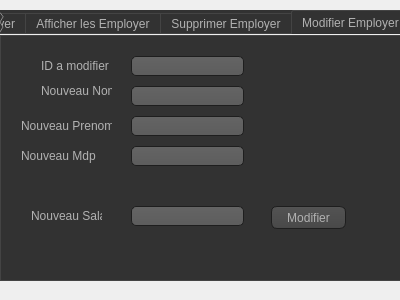
<?xml version="1.0" encoding="UTF-8"?>
<ui version="4.0">
 <class>mainwindows</class>
 <widget class="QDialog" name="mainwindows">
  <property name="geometry">
   <rect>
    <x>0</x>
    <y>0</y>
    <width>400</width>
    <height>300</height>
   </rect>
  </property>
  <property name="windowTitle">
   <string>Dialog</string>
  </property>
  <widget class="QTabWidget" name="tabWidget">
   <property name="geometry">
    <rect>
     <x>0</x>
     <y>10</y>
     <width>441</width>
     <height>271</height>
    </rect>
   </property>
   <property name="styleSheet">
    <string notr="true">QToolTip
{
     border: 1px solid black;
     background-color: #ffa02f;
     padding: 1px;
     border-radius: 3px;
     opacity: 100;
}

QWidget
{
    color: #b1b1b1;
    background-color: #323232;
}

QWidget:item:hover
{
    background-color: QLinearGradient( x1: 0, y1: 0, x2: 0, y2: 1, stop: 0 #ffa02f, stop: 1 #ca0619);
    color: #000000;
}

QWidget:item:selected
{
    background-color: QLinearGradient( x1: 0, y1: 0, x2: 0, y2: 1, stop: 0 #ffa02f, stop: 1 #d7801a);
}

QMenuBar::item
{
    background: transparent;
}

QMenuBar::item:selected
{
    background: transparent;
    border: 1px solid #ffaa00;
}

QMenuBar::item:pressed
{
    background: #444;
    border: 1px solid #000;
    background-color: QLinearGradient(
        x1:0, y1:0,
        x2:0, y2:1,
        stop:1 #212121,
        stop:0.4 #343434/*,
        stop:0.2 #343434,
        stop:0.1 #ffaa00*/
    );
    margin-bottom:-1px;
    padding-bottom:1px;
}

QMenu
{
    border: 1px solid #000;
}

QMenu::item
{
    padding: 2px 20px 2px 20px;
}

QMenu::item:selected
{
    color: #000000;
}

QWidget:disabled
{
    color: #404040;
    background-color: #323232;
}

QAbstractItemView
{
    background-color: QLinearGradient( x1: 0, y1: 0, x2: 0, y2: 1, stop: 0 #4d4d4d, stop: 0.1 #646464, stop: 1 #5d5d5d);
}

QWidget:focus
{
    /*border: 2px solid QLinearGradient( x1: 0, y1: 0, x2: 0, y2: 1, stop: 0 #ffa02f, stop: 1 #d7801a);*/
}

QLineEdit
{
    background-color: QLinearGradient( x1: 0, y1: 0, x2: 0, y2: 1, stop: 0 #4d4d4d, stop: 0 #646464, stop: 1 #5d5d5d);
    padding: 1px;
    border-style: solid;
    border: 1px solid #1e1e1e;
    border-radius: 5;
}

QPushButton
{
    color: #b1b1b1;
    background-color: QLinearGradient( x1: 0, y1: 0, x2: 0, y2: 1, stop: 0 #565656, stop: 0.1 #525252, stop: 0.5 #4e4e4e, stop: 0.9 #4a4a4a, stop: 1 #464646);
    border-width: 1px;
    border-color: #1e1e1e;
    border-style: solid;
    border-radius: 6;
    padding: 3px;
    font-size: 12px;
    padding-left: 5px;
    padding-right: 5px;
}

QPushButton:pressed
{
    background-color: QLinearGradient( x1: 0, y1: 0, x2: 0, y2: 1, stop: 0 #2d2d2d, stop: 0.1 #2b2b2b, stop: 0.5 #292929, stop: 0.9 #282828, stop: 1 #252525);
}

QComboBox
{
    selection-background-color: #ffaa00;
    background-color: QLinearGradient( x1: 0, y1: 0, x2: 0, y2: 1, stop: 0 #565656, stop: 0.1 #525252, stop: 0.5 #4e4e4e, stop: 0.9 #4a4a4a, stop: 1 #464646);
    border-style: solid;
    border: 1px solid #1e1e1e;
    border-radius: 5;
}

QComboBox:hover,QPushButton:hover
{
    border: 2px solid QLinearGradient( x1: 0, y1: 0, x2: 0, y2: 1, stop: 0 #ffa02f, stop: 1 #d7801a);
}


QComboBox:on
{
    padding-top: 3px;
    padding-left: 4px;
    background-color: QLinearGradient( x1: 0, y1: 0, x2: 0, y2: 1, stop: 0 #2d2d2d, stop: 0.1 #2b2b2b, stop: 0.5 #292929, stop: 0.9 #282828, stop: 1 #252525);
    selection-background-color: #ffaa00;
}

QComboBox QAbstractItemView
{
    border: 2px solid darkgray;
    selection-background-color: QLinearGradient( x1: 0, y1: 0, x2: 0, y2: 1, stop: 0 #ffa02f, stop: 1 #d7801a);
}

QComboBox::drop-down
{
     subcontrol-origin: padding;
     subcontrol-position: top right;
     width: 15px;

     border-left-width: 0px;
     border-left-color: darkgray;
     border-left-style: solid; /* just a single line */
     border-top-right-radius: 3px; /* same radius as the QComboBox */
     border-bottom-right-radius: 3px;
 }

QComboBox::down-arrow
{
     image: url(:/down_arrow.png);
}

QGroupBox:focus
{
border: 2px solid QLinearGradient( x1: 0, y1: 0, x2: 0, y2: 1, stop: 0 #ffa02f, stop: 1 #d7801a);
}

QTextEdit:focus
{
    border: 2px solid QLinearGradient( x1: 0, y1: 0, x2: 0, y2: 1, stop: 0 #ffa02f, stop: 1 #d7801a);
}

QScrollBar:horizontal {
     border: 1px solid #222222;
     background: QLinearGradient( x1: 0, y1: 0, x2: 0, y2: 1, stop: 0.0 #121212, stop: 0.2 #282828, stop: 1 #484848);
     height: 7px;
     margin: 0px 16px 0 16px;
}

QScrollBar::handle:horizontal
{
      background: QLinearGradient( x1: 0, y1: 0, x2: 1, y2: 0, stop: 0 #ffa02f, stop: 0.5 #d7801a, stop: 1 #ffa02f);
      min-height: 20px;
      border-radius: 2px;
}

QScrollBar::add-line:horizontal {
      border: 1px solid #1b1b19;
      border-radius: 2px;
      background: QLinearGradient( x1: 0, y1: 0, x2: 1, y2: 0, stop: 0 #ffa02f, stop: 1 #d7801a);
      width: 14px;
      subcontrol-position: right;
      subcontrol-origin: margin;
}

QScrollBar::sub-line:horizontal {
      border: 1px solid #1b1b19;
      border-radius: 2px;
      background: QLinearGradient( x1: 0, y1: 0, x2: 1, y2: 0, stop: 0 #ffa02f, stop: 1 #d7801a);
      width: 14px;
     subcontrol-position: left;
     subcontrol-origin: margin;
}

QScrollBar::right-arrow:horizontal, QScrollBar::left-arrow:horizontal
{
      border: 1px solid black;
      width: 1px;
      height: 1px;
      background: white;
}

QScrollBar::add-page:horizontal, QScrollBar::sub-page:horizontal
{
      background: none;
}

QScrollBar:vertical
{
      background: QLinearGradient( x1: 0, y1: 0, x2: 1, y2: 0, stop: 0.0 #121212, stop: 0.2 #282828, stop: 1 #484848);
      width: 7px;
      margin: 16px 0 16px 0;
      border: 1px solid #222222;
}

QScrollBar::handle:vertical
{
      background: QLinearGradient( x1: 0, y1: 0, x2: 0, y2: 1, stop: 0 #ffa02f, stop: 0.5 #d7801a, stop: 1 #ffa02f);
      min-height: 20px;
      border-radius: 2px;
}

QScrollBar::add-line:vertical
{
      border: 1px solid #1b1b19;
      border-radius: 2px;
      background: QLinearGradient( x1: 0, y1: 0, x2: 0, y2: 1, stop: 0 #ffa02f, stop: 1 #d7801a);
      height: 14px;
      subcontrol-position: bottom;
      subcontrol-origin: margin;
}

QScrollBar::sub-line:vertical
{
      border: 1px solid #1b1b19;
      border-radius: 2px;
      background: QLinearGradient( x1: 0, y1: 0, x2: 0, y2: 1, stop: 0 #d7801a, stop: 1 #ffa02f);
      height: 14px;
      subcontrol-position: top;
      subcontrol-origin: margin;
}

QScrollBar::up-arrow:vertical, QScrollBar::down-arrow:vertical
{
      border: 1px solid black;
      width: 1px;
      height: 1px;
      background: white;
}


QScrollBar::add-page:vertical, QScrollBar::sub-page:vertical
{
      background: none;
}

QTextEdit
{
    background-color: #242424;
}

QPlainTextEdit
{
    background-color: #242424;
}

QHeaderView::section
{
    background-color: QLinearGradient(x1:0, y1:0, x2:0, y2:1, stop:0 #616161, stop: 0.5 #505050, stop: 0.6 #434343, stop:1 #656565);
    color: white;
    padding-left: 4px;
    border: 1px solid #6c6c6c;
}

QCheckBox:disabled
{
color: #414141;
}

QDockWidget::title
{
    text-align: center;
    spacing: 3px; /* spacing between items in the tool bar */
    background-color: QLinearGradient(x1:0, y1:0, x2:0, y2:1, stop:0 #323232, stop: 0.5 #242424, stop:1 #323232);
}

QDockWidget::close-button, QDockWidget::float-button
{
    text-align: center;
    spacing: 1px; /* spacing between items in the tool bar */
    background-color: QLinearGradient(x1:0, y1:0, x2:0, y2:1, stop:0 #323232, stop: 0.5 #242424, stop:1 #323232);
}

QDockWidget::close-button:hover, QDockWidget::float-button:hover
{
    background: #242424;
}

QDockWidget::close-button:pressed, QDockWidget::float-button:pressed
{
    padding: 1px -1px -1px 1px;
}

QMainWindow::separator
{
    background-color: QLinearGradient(x1:0, y1:0, x2:0, y2:1, stop:0 #161616, stop: 0.5 #151515, stop: 0.6 #212121, stop:1 #343434);
    color: white;
    padding-left: 4px;
    border: 1px solid #4c4c4c;
    spacing: 3px; /* spacing between items in the tool bar */
}

QMainWindow::separator:hover
{

    background-color: QLinearGradient(x1:0, y1:0, x2:0, y2:1, stop:0 #d7801a, stop:0.5 #b56c17 stop:1 #ffa02f);
    color: white;
    padding-left: 4px;
    border: 1px solid #6c6c6c;
    spacing: 3px; /* spacing between items in the tool bar */
}

QToolBar::handle
{
     spacing: 3px; /* spacing between items in the tool bar */
     background: url(:/images/handle.png);
}

QMenu::separator
{
    height: 2px;
    background-color: QLinearGradient(x1:0, y1:0, x2:0, y2:1, stop:0 #161616, stop: 0.5 #151515, stop: 0.6 #212121, stop:1 #343434);
    color: white;
    padding-left: 4px;
    margin-left: 10px;
    margin-right: 5px;
}

QProgressBar
{
    border: 2px solid grey;
    border-radius: 5px;
    text-align: center;
}

QProgressBar::chunk
{
    background-color: #d7801a;
    width: 2.15px;
    margin: 0.5px;
}

QTabBar::tab {
    color: #b1b1b1;
    border: 1px solid #444;
    border-bottom-style: none;
    background-color: #323232;
    padding-left: 10px;
    padding-right: 10px;
    padding-top: 3px;
    padding-bottom: 2px;
    margin-right: -1px;
}

QTabWidget::pane {
    border: 1px solid #444;
    top: 1px;
}

QTabBar::tab:last
{
    margin-right: 0; /* the last selected tab has nothing to overlap with on the right */
    border-top-right-radius: 3px;
}

QTabBar::tab:first:!selected
{
 margin-left: 0px; /* the last selected tab has nothing to overlap with on the right */


    border-top-left-radius: 3px;
}

QTabBar::tab:!selected
{
    color: #b1b1b1;
    border-bottom-style: solid;
    margin-top: 3px;
    background-color: QLinearGradient(x1:0, y1:0, x2:0, y2:1, stop:1 #212121, stop:.4 #343434);
}

QTabBar::tab:selected
{
    border-top-left-radius: 3px;
    border-top-right-radius: 3px;
    margin-bottom: 0px;
}

QTabBar::tab:!selected:hover
{
    /*border-top: 2px solid #ffaa00;
    padding-bottom: 3px;*/
    border-top-left-radius: 3px;
    border-top-right-radius: 3px;
    background-color: QLinearGradient(x1:0, y1:0, x2:0, y2:1, stop:1 #212121, stop:0.4 #343434, stop:0.2 #343434, stop:0.1 #ffaa00);
}

QRadioButton::indicator:checked, QRadioButton::indicator:unchecked{
    color: #b1b1b1;
    background-color: #323232;
    border: 1px solid #b1b1b1;
    border-radius: 6px;
}

QRadioButton::indicator:checked
{
    background-color: qradialgradient(
        cx: 0.5, cy: 0.5,
        fx: 0.5, fy: 0.5,
        radius: 1.0,
        stop: 0.25 #ffaa00,
        stop: 0.3 #323232
    );
}

QCheckBox::indicator{
    color: #b1b1b1;
    background-color: #323232;
    border: 1px solid #b1b1b1;
    width: 9px;
    height: 9px;
}

QRadioButton::indicator
{
    border-radius: 6px;
}

QRadioButton::indicator:hover, QCheckBox::indicator:hover
{
    border: 1px solid #ffaa00;
}

QCheckBox::indicator:checked
{
    image:url(:/images/checkbox.png);
}

QCheckBox::indicator:disabled, QRadioButton::indicator:disabled
{
    border: 1px solid #444;
}</string>
   </property>
   <property name="currentIndex">
    <number>3</number>
   </property>
   <widget class="QWidget" name="tab">
    <attribute name="title">
     <string>Ajouter Employer</string>
    </attribute>
    <widget class="QLabel" name="label_2">
     <property name="geometry">
      <rect>
       <x>30</x>
       <y>100</y>
       <width>47</width>
       <height>13</height>
      </rect>
     </property>
     <property name="text">
      <string>Prenom</string>
     </property>
    </widget>
    <widget class="QLabel" name="label_3">
     <property name="geometry">
      <rect>
       <x>30</x>
       <y>130</y>
       <width>51</width>
       <height>16</height>
      </rect>
     </property>
     <property name="text">
      <string>MDP</string>
     </property>
    </widget>
    <widget class="QLineEdit" name="lineEdit_Prenom">
     <property name="geometry">
      <rect>
       <x>140</x>
       <y>100</y>
       <width>113</width>
       <height>20</height>
      </rect>
     </property>
    </widget>
    <widget class="QLineEdit" name="lineEdit_MDP">
     <property name="geometry">
      <rect>
       <x>140</x>
       <y>130</y>
       <width>113</width>
       <height>20</height>
      </rect>
     </property>
    </widget>
    <widget class="QPushButton" name="pb_ajouter">
     <property name="geometry">
      <rect>
       <x>280</x>
       <y>170</y>
       <width>75</width>
       <height>23</height>
      </rect>
     </property>
     <property name="text">
      <string>Ajouter</string>
     </property>
    </widget>
    <widget class="QLineEdit" name="lineEdit_Nome">
     <property name="geometry">
      <rect>
       <x>140</x>
       <y>70</y>
       <width>113</width>
       <height>20</height>
      </rect>
     </property>
    </widget>
    <widget class="QLineEdit" name="lineEdit_IDe">
     <property name="geometry">
      <rect>
       <x>140</x>
       <y>40</y>
       <width>113</width>
       <height>20</height>
      </rect>
     </property>
    </widget>
    <widget class="QLabel" name="label_6">
     <property name="geometry">
      <rect>
       <x>30</x>
       <y>70</y>
       <width>47</width>
       <height>13</height>
      </rect>
     </property>
     <property name="text">
      <string>Nom</string>
     </property>
    </widget>
    <widget class="QLabel" name="label_7">
     <property name="geometry">
      <rect>
       <x>30</x>
       <y>40</y>
       <width>47</width>
       <height>13</height>
      </rect>
     </property>
     <property name="text">
      <string>ID</string>
     </property>
    </widget>
    <widget class="QLineEdit" name="lineEdit_Salaire">
     <property name="geometry">
      <rect>
       <x>140</x>
       <y>160</y>
       <width>113</width>
       <height>20</height>
      </rect>
     </property>
    </widget>
    <widget class="QLabel" name="label_5">
     <property name="geometry">
      <rect>
       <x>30</x>
       <y>160</y>
       <width>51</width>
       <height>16</height>
      </rect>
     </property>
     <property name="text">
      <string>Salaire</string>
     </property>
    </widget>
   </widget>
   <widget class="QWidget" name="tab_2">
    <attribute name="title">
     <string>Afficher les Employer</string>
    </attribute>
    <widget class="QTableView" name="tabemp">
     <property name="geometry">
      <rect>
       <x>10</x>
       <y>10</y>
       <width>341</width>
       <height>171</height>
      </rect>
     </property>
    </widget>
   </widget>
   <widget class="QWidget" name="tab_3">
    <attribute name="title">
     <string>Supprimer Employer</string>
    </attribute>
    <widget class="QLineEdit" name="lineEdit_ide_2">
     <property name="geometry">
      <rect>
       <x>140</x>
       <y>30</y>
       <width>113</width>
       <height>20</height>
      </rect>
     </property>
    </widget>
    <widget class="QLabel" name="label_4">
     <property name="geometry">
      <rect>
       <x>20</x>
       <y>30</y>
       <width>61</width>
       <height>16</height>
      </rect>
     </property>
     <property name="text">
      <string>Identifiant</string>
     </property>
    </widget>
    <widget class="QPushButton" name="pb_supprimer">
     <property name="geometry">
      <rect>
       <x>240</x>
       <y>140</y>
       <width>75</width>
       <height>23</height>
      </rect>
     </property>
     <property name="text">
      <string>Supprimer</string>
     </property>
    </widget>
   </widget>
   <widget class="QWidget" name="tab_4">
    <attribute name="title">
     <string>Modifier Employer</string>
    </attribute>
    <widget class="QLineEdit" name="lineEdit_idrech_e">
     <property name="geometry">
      <rect>
       <x>130</x>
       <y>20</y>
       <width>113</width>
       <height>20</height>
      </rect>
     </property>
    </widget>
    <widget class="QLabel" name="label_8">
     <property name="geometry">
      <rect>
       <x>40</x>
       <y>20</y>
       <width>71</width>
       <height>20</height>
      </rect>
     </property>
     <property name="text">
      <string>ID a modifier</string>
     </property>
    </widget>
    <widget class="QPushButton" name="pb_Modifier">
     <property name="geometry">
      <rect>
       <x>270</x>
       <y>170</y>
       <width>75</width>
       <height>23</height>
      </rect>
     </property>
     <property name="text">
      <string>Modifier</string>
     </property>
    </widget>
    <widget class="QLabel" name="label_9">
     <property name="geometry">
      <rect>
       <x>40</x>
       <y>40</y>
       <width>71</width>
       <height>30</height>
      </rect>
     </property>
     <property name="text">
      <string>Nouveau Nom</string>
     </property>
    </widget>
    <widget class="QLineEdit" name="lineEdit_PrenomN">
     <property name="geometry">
      <rect>
       <x>130</x>
       <y>80</y>
       <width>113</width>
       <height>20</height>
      </rect>
     </property>
    </widget>
    <widget class="QLabel" name="label_11">
     <property name="geometry">
      <rect>
       <x>20</x>
       <y>110</y>
       <width>91</width>
       <height>20</height>
      </rect>
     </property>
     <property name="text">
      <string>Nouveau Mdp</string>
     </property>
    </widget>
    <widget class="QLineEdit" name="lineEdit_MdpN">
     <property name="geometry">
      <rect>
       <x>130</x>
       <y>110</y>
       <width>113</width>
       <height>20</height>
      </rect>
     </property>
    </widget>
    <widget class="QLineEdit" name="lineEdit_NomeN">
     <property name="geometry">
      <rect>
       <x>130</x>
       <y>50</y>
       <width>113</width>
       <height>20</height>
      </rect>
     </property>
    </widget>
    <widget class="QLabel" name="label_10">
     <property name="geometry">
      <rect>
       <x>20</x>
       <y>80</y>
       <width>91</width>
       <height>20</height>
      </rect>
     </property>
     <property name="text">
      <string>Nouveau Prenom</string>
     </property>
    </widget>
    <widget class="QLineEdit" name="lineEdit_SalaireN">
     <property name="geometry">
      <rect>
       <x>130</x>
       <y>170</y>
       <width>113</width>
       <height>20</height>
      </rect>
     </property>
    </widget>
    <widget class="QLabel" name="label_13">
     <property name="geometry">
      <rect>
       <x>30</x>
       <y>170</y>
       <width>71</width>
       <height>20</height>
      </rect>
     </property>
     <property name="text">
      <string>Nouveau Salaire</string>
     </property>
    </widget>
   </widget>
  </widget>
 </widget>
 <resources/>
 <connections/>
</ui>
